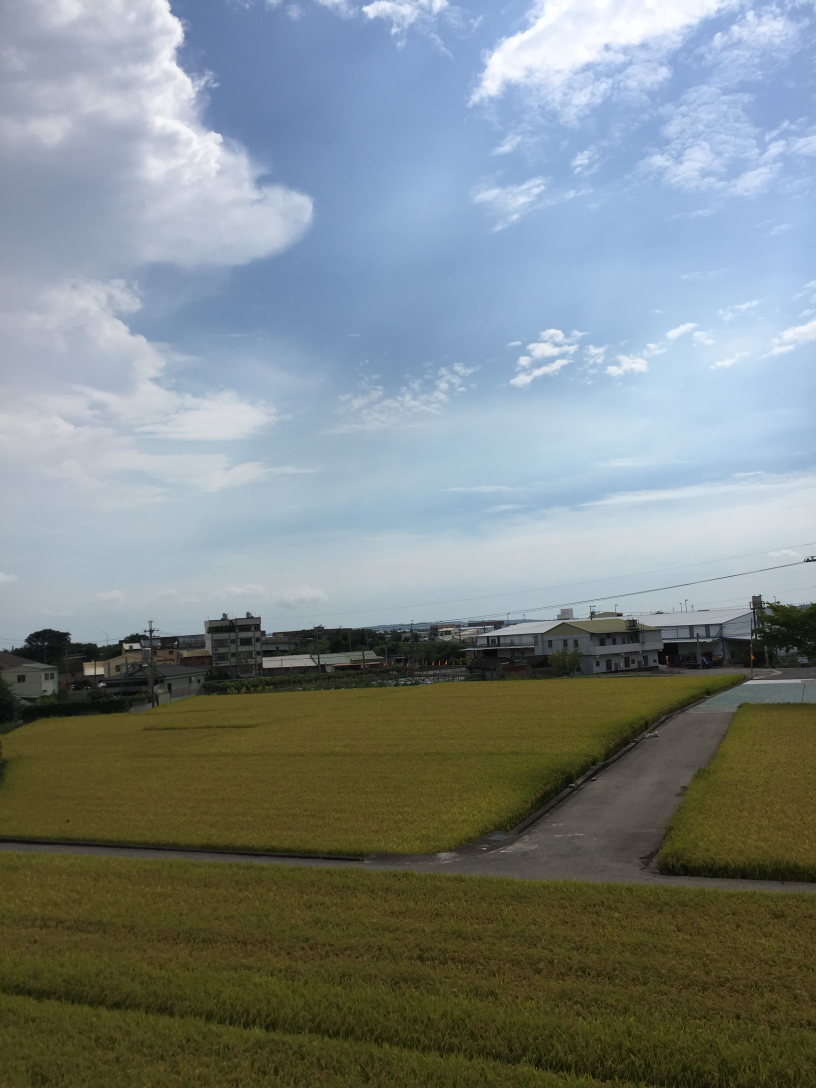
#> input picture images/1.JPG, 2448 x 3264 px (shown at 1/3 size)
$ python hw1.py
#> lines starting #> are read from the running program, lines starting #| are printed output that depends on the picture
import numpy as np
import cv2
import imutils

def warpImage(img, H):
	rows, cols = img.shape[:2]

	list_of_points_1 = np.float32([[0,0], [0,rows], [cols, rows], [cols,0]]).reshape(-1,1,2)
	list_of_points = cv2.perspectiveTransform(list_of_points_1, H)

	[x_min, y_min] = np.int32(list_of_points.min(axis=0).ravel() - 0.5)
	[x_max, y_max] = np.int32(list_of_points.max(axis=0).ravel() + 0.5)

	print("x_min: "+str(x_min)+" y_min:"+str(y_min))
	translation_dist = [-x_min, -y_min]
	H_translation = np.array([[1, 0, translation_dist[0]], [0, 1, translation_dist[1]], [0,0,1]])
	output_img = cv2.warpPerspective(img, H_translation.dot(H), (x_max - x_min, y_max - y_min))
	return output_img

def warpImages(img1, img2, H):
	rows1, cols1 = img1.shape[:2]
	rows2, cols2 = img2.shape[:2]

	list_of_points_1 = np.float32([[0,0], [0,rows1], [cols1, rows1], [cols1,0]]).reshape(-1,1,2)
	temp_points = np.float32([[0,0], [0,rows2], [cols2, rows2], [cols2,0]]).reshape(-1,1,2)

	list_of_points_2 = cv2.perspectiveTransform(temp_points, H)
	list_of_points = np.concatenate((list_of_points_1, list_of_points_2), axis=0)

	[x_min, y_min] = np.int32(list_of_points.min(axis=0).ravel() - 0.5)
	[x_max, y_max] = np.int32(list_of_points.max(axis=0).ravel() + 0.5)

	translation_dist = [-x_min, -y_min]
	H_translation = np.array([[1, 0, translation_dist[0]], [0, 1, translation_dist[1]], [0,0,1]])

	output_img = cv2.warpPerspective(img2, H_translation.dot(H), (x_max - x_min, y_max - y_min))
	output_img[translation_dist[1]:rows1+translation_dist[1],translation_dist[0]:cols1+translation_dist[0]] = img1
	return output_img


def drawMatches(imageA, imageB, kpsA, kpsB, matches, status):
	# initialize the output visualization image
	(hA, wA) = imageA.shape[:2]
	(hB, wB) = imageB.shape[:2]
	vis = np.zeros((max(hA, hB), wA + wB, 3), dtype="uint8")
	vis[0:hA, 0:wA] = imageA
	vis[0:hB, wA:] = imageB

	# loop over the matches
	for ((trainIdx, queryIdx), s) in zip(matches, status):
		# only process the match if the keypoint was successfully
		# matched
		if s == 1:
			# draw the match
			ptA = (int(kpsA[queryIdx][0]), int(kpsA[queryIdx][1]))
			ptB = (int(kpsB[trainIdx][0]) + wA, int(kpsB[trainIdx][1]))
			cv2.line(vis, ptA, ptB, (0, 255, 0), 1)

	# return the visualization
	return vis

def detectAndDescribe(image):
	gray = cv2.cvtColor(image, cv2.COLOR_BGR2GRAY)
	descriptor = cv2.xfeatures2d.SIFT_create()
	(kps, features) = descriptor.detectAndCompute(image, None)

	# convert the keypoints from KeyPoint objects to NumPy
	# arrays
	kps = np.float32([kp.pt for kp in kps])

	# return a tuple of keypoints and features
	return (kps, features)

def matchKeypoints(kpsA, kpsB, featuresA, featuresB, ratio, reprojThresh):
	# compute the raw matches and initialize the list of actual
	# matches
	matcher = cv2.DescriptorMatcher_create("BruteForce")
	rawMatches = matcher.knnMatch(featuresA, featuresB, 2)
	matches = []

	# loop over the raw matches
	for m in rawMatches:
		# ensure the distance is within a certain ratio of each
		# other (i.e. Lowe's ratio test)
		if len(m) == 2 and m[0].distance < m[1].distance * ratio:
			matches.append((m[0].trainIdx, m[0].queryIdx))
		# computing a homography requires at least 4 matches
		if len(matches) > 30:
			# construct the two sets of points
			ptsA = np.float32([kpsA[i] for (_, i) in matches])
			ptsB = np.float32([kpsB[i] for (i, _) in matches])

			# compute the homography between the two sets of points
			(H, status) = cv2.findHomography(ptsA, ptsB, cv2.RANSAC,
				reprojThresh)

			# return the matches along with the homograpy matrix
			# and status of each matched point
			return (matches, H, status)

	# otherwise, no homograpy could be computed
	return None


#fix 2 on 1

image1 = cv2.imread("./images/1.JPG")
#> image1 is the input picture: shape (3264, 2448, 3); mean B, G, R 134.3, 134.2, 124.9
#image1 = cv2.cvtColor(image1, cv2.COLOR_BGR2BGRA)
image2 = cv2.imread("./images/2.JPG")
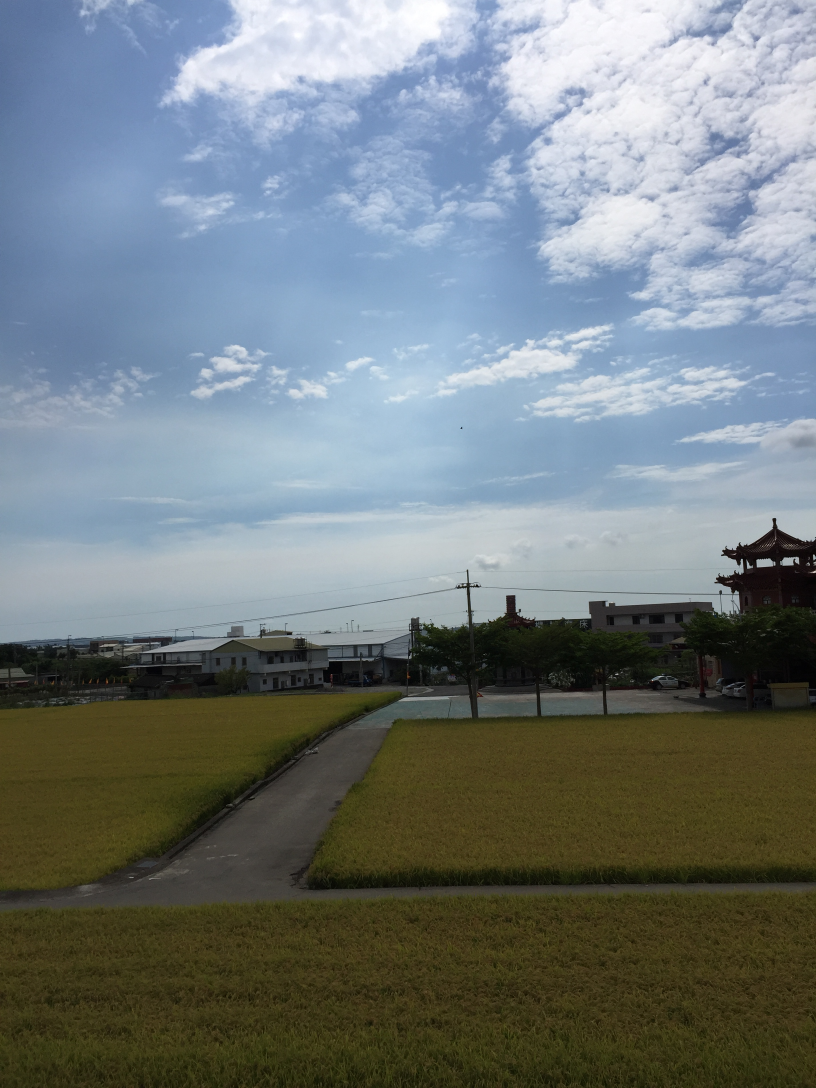
#> input picture images/2.JPG, 2448 x 3264 px (shown at 1/3 size)
#> image2 is the input picture: shape (3264, 2448, 3); mean B, G, R 125.4, 123.6, 114.7
#image2 = cv2.cvtColor(image2, cv2.COLOR_BGR2BGRA)
#imge3 = cv2.imread("right.JPG")
(kps1, features1) = detectAndDescribe(image1)
#> in detectAndDescribe, `gray = cv2.cvtColor(image, cv2.COLOR_BGR2GRAY)`:
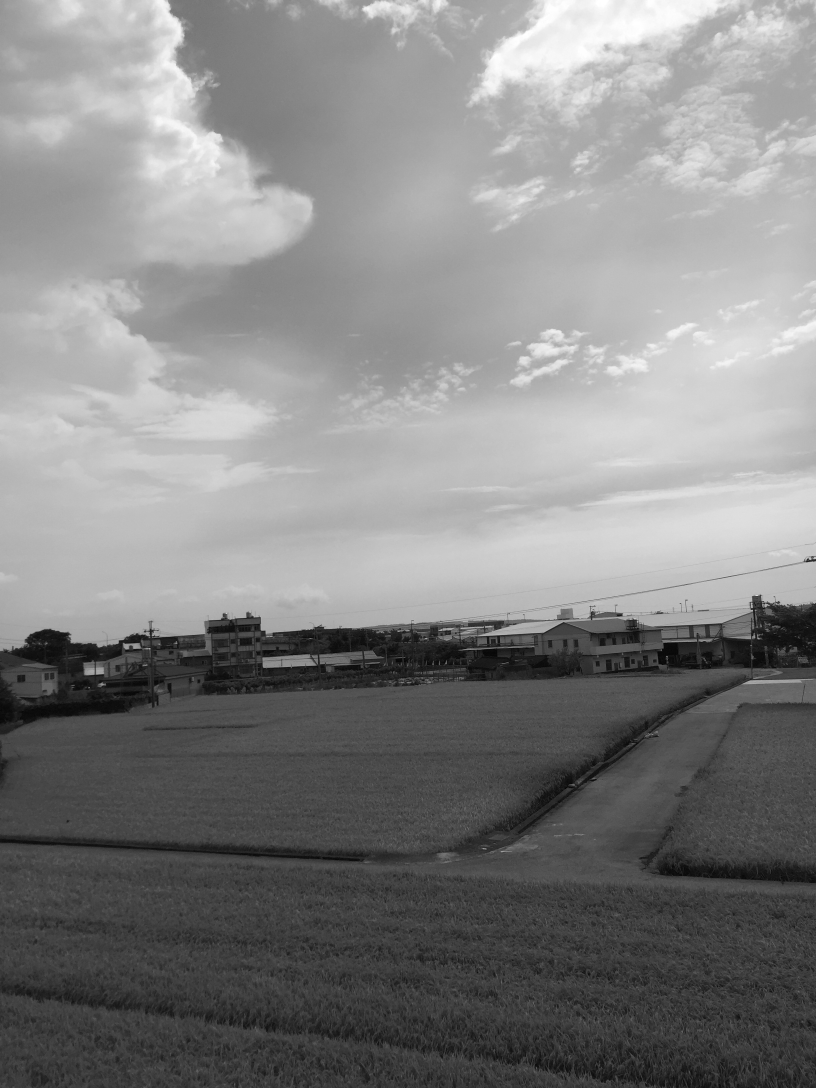
#> gray: shape (3264, 2448) (shown at 1/3 size); min 0, max 255, mean 131.4
#> in detectAndDescribe, `(kps, features) = descriptor.detectAndCompute(image, None)`: kps = 7334 keypoints; strongest (x, y, size): (449, 1946, 3), (2266, 1830, 2.6), (2060, 1800, 2.3), (1904, 1857, 2.5)
#> in detectAndDescribe, `kps = np.float32([kp.pt for kp in kps])`: kps = 7334 pairs, first value 5.66 to 2445, second value 12.72 to 3261.1
#> kps1 has the same summary as kps in detectAndDescribe
(kps2, features2) = detectAndDescribe(image2)
#> in detectAndDescribe (call 2), `gray = cv2.cvtColor(image, cv2.COLOR_BGR2GRAY)`:
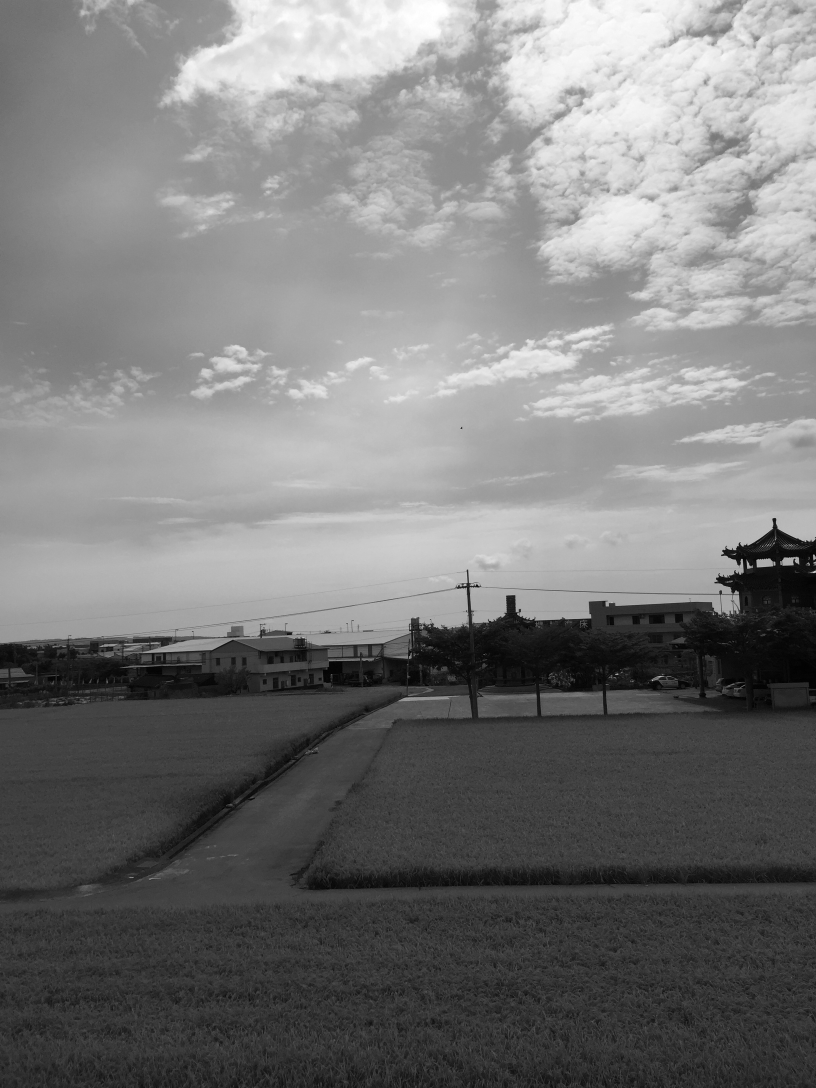
#> gray: shape (3264, 2448) (shown at 1/3 size); min 0, max 255, mean 121.1
#> in detectAndDescribe (call 2), `(kps, features) = descriptor.detectAndCompute(image, None)`: kps = 7428 keypoints; strongest (x, y, size): (2322, 1629, 2.4), (2326, 1619, 1.8), (1957, 2042, 1.9), (2360, 1635, 1.8)
#> in detectAndDescribe (call 2), `kps = np.float32([kp.pt for kp in kps])`: kps = 7428 pairs, first value 4.81 to 2445, second value 6.92 to 3261.1
#> kps2 has the same summary as kps in detectAndDescribe
#(kps3, features3) = detectAndDescribe(image3)

ratio=0.8
reprojThresh=4.0

# fix 1 on 2
# match features between the two images
#M12 = matchKeypoints(kps0, kps1, features0, features1, ratio, reprojThresh)

# fix 2 on 1
# match features between the two images
M21 = matchKeypoints(kps2, kps1, features2, features1, ratio, reprojThresh)
#> in matchKeypoints, `rawMatches = matcher.knnMatch(featuresA, featuresB, 2)`: rawMatches = 7428 matches
#> the loop in matchKeypoints, `for m in rawMatches: # ensure the distance is within a certain ratio o..` made 148 passes
#> after the loop in matchKeypoints, `for m in rawMatches:`: matches = 31 pairs, first value 1358 to 5981, second value 4 to 147

# if the match is None, then there aren't enough matched
# keypoints to create a panorama
if M21 is None:
	print("M is None")

(matches, H, status) = M21
#> H = [[0.7, 0.00523, 958.5], [-0.101, 0.735, 303.5], [-4.98e-05, -4.51e-05, 1]]; status = 31 values, max 1 at index 0, min 0 at index 1, mean 0.871

result = warpImages(image1, image2, H)
#> in warpImages, `list_of_points_2 = cv2.perspectiveTransform(temp_points, H)`: list_of_points_2 = [[958.5, 303.5], [1143.8, 3167.5], [3677.9, 3357.4], [3042.5, 64.15]]
#> in warpImages, `list_of_points = np.concatenate((list_of_points_1, list_of_points_2), ..`: list_of_points = [[0, 0], [0, 3264], [2448, 3264], [2448, 0], [958.5, 303.5], [1143.8, 3167.5], [3677.9, 3357.4], [3042.5, 64.15]]
#> in warpImages, `[x_min, y_min] = np.int32(list_of_points.min(axis=0).ravel() - 0.5)`: x_min = 0
#> in warpImages, `[x_max, y_max] = np.int32(list_of_points.max(axis=0).ravel() + 0.5)`: x_max = 3678; y_max = 3357
#> in warpImages, `translation_dist = [-x_min, -y_min]`: translation_dist = [0, 0]
#> in warpImages, `H_translation = np.array([[1, 0, translation_dist[0]], [0, 1, translat..`: H_translation = [[1, 0, 0], [0, 1, 0], [0, 0, 1]]
#> in warpImages, `output_img = cv2.warpPerspective(img2, H_translation.dot(H), (x_max - ..`:
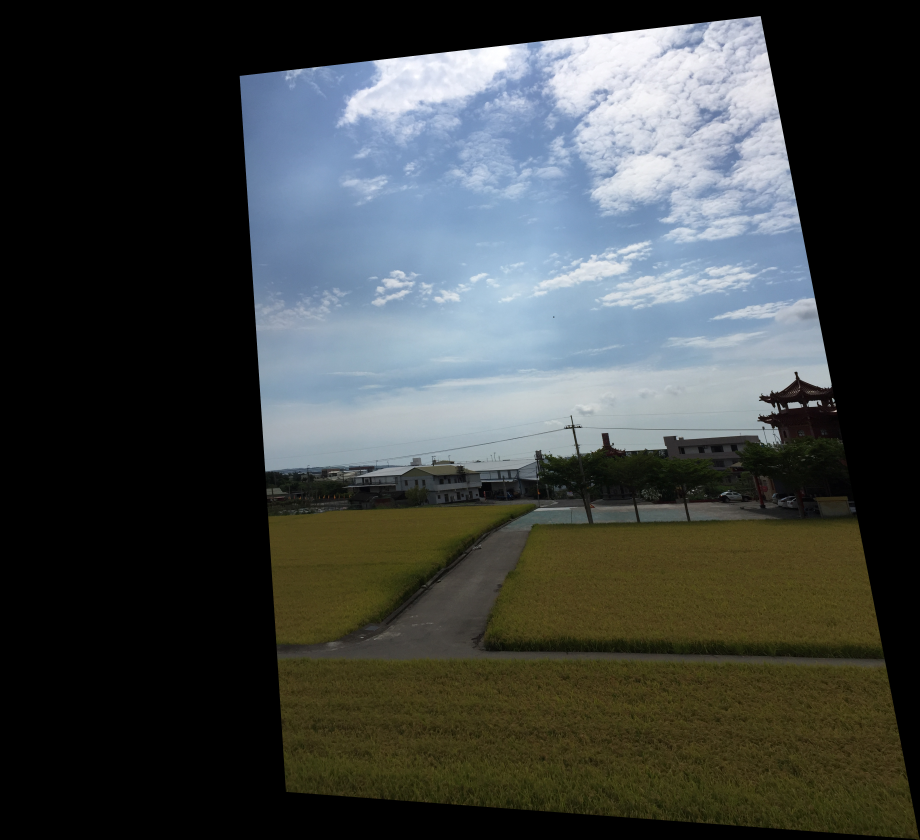
#> output_img: shape (3357, 3678, 3) (shown at 1/4 size); mean B, G, R 65.6, 66.8, 62.7
#> in warpImages, `output_img[translation_dist[1]:rows1+translation_dist[1],translation_d..`:
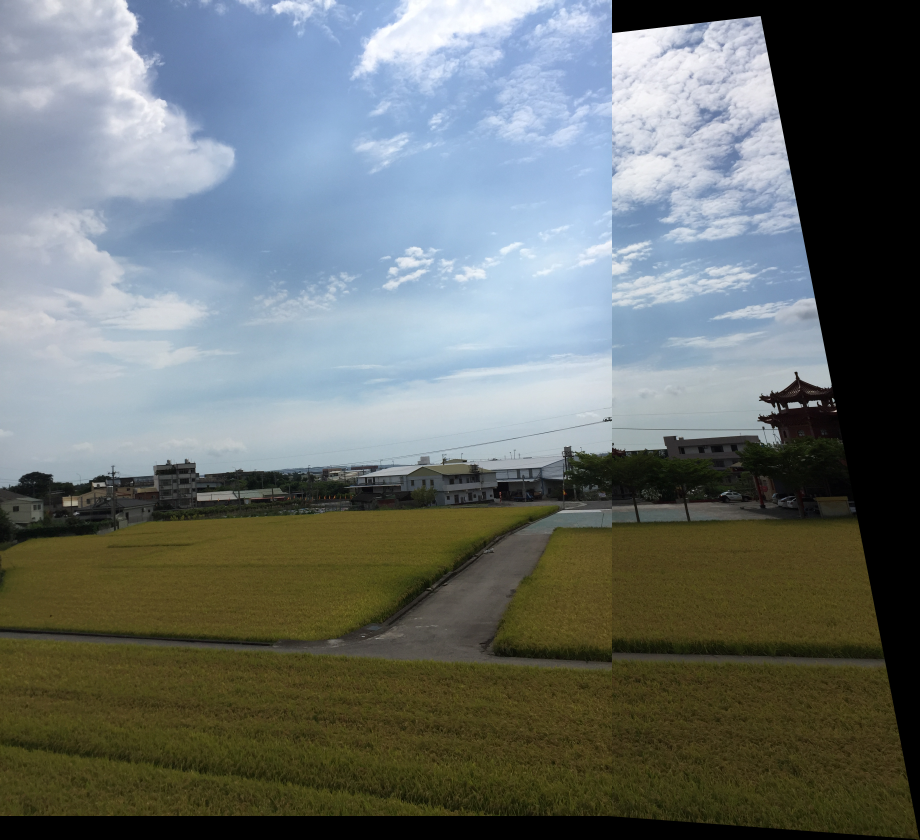
#> output_img: shape (3357, 3678, 3) (shown at 1/4 size); mean B, G, R 110.3, 112.3, 105.6
result = imutils.resize(result, width = 350)
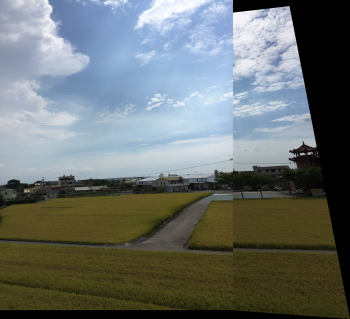
#> result: shape (319, 350, 3); mean B, G, R 110.3, 112.3, 105.6
cv2.imshow('result', result)

cv2.waitKey(0)
cv2.destroyAllWindows()
cv2.imwrite('./output/stitch21.jpeg',result)
